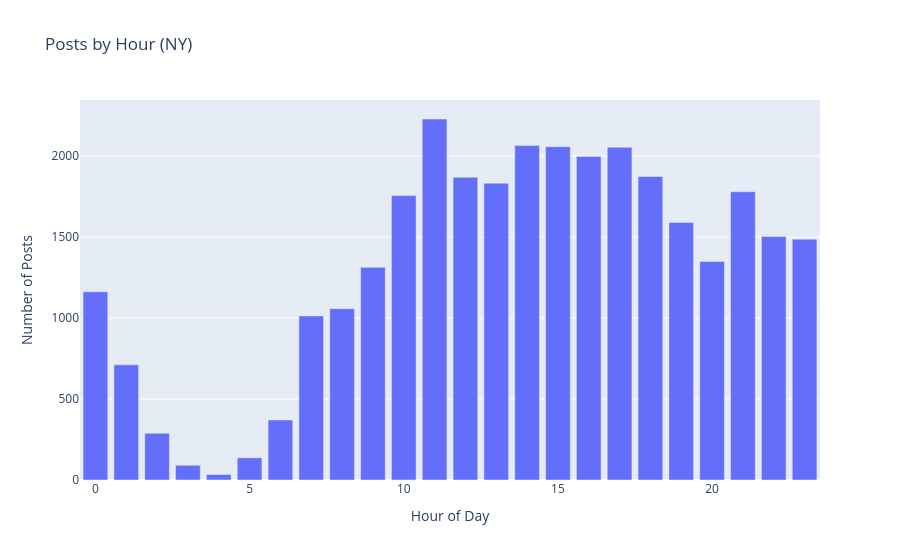

The notebook cell saved with this chart:
### Code cell
px.bar(
    posts_per_hour_ny,
    labels={"index": "Hour of Day", "value": "Number of Posts"},
    title="Posts by Hour (NY)",
).update_layout(showlegend=False)

### Figure 1 — Plotly figure (JSON) as saved in the notebook; plotly's stock layout.template omitted (floating-point values rounded to 4 significant figures)
{"data": [{"alignmentgroup": "True", "hovertemplate": "variable=created_hour_ny<br>Hour of Day=%{x}<br>Number of Posts=%{y}<extra></extra>", "legendgroup": "created_hour_ny", "marker": {"color": "#636efa", "pattern": {"shape": ""}}, "name": "created_hour_ny", "offsetgroup": "created_hour_ny", "orientation": "v", "showlegend": true, "textposition": "auto", "type": "bar", "x": [0, 1, 2, 3, 4, 5, 6, 7, 8, 9, 10, 11, 12, 13, 14, 15, 16, 17, 18, 19, 20, 21, 22, 23], "xaxis": "x", "y": [1162, 711, 288, 91, 34, 137, 371, 1013, 1058, 1313, 1756, 2229, 1869, 1833, 2066, 2058, 1998, 2055, 1874, 1590, 1349, 1780, 1503, 1487], "yaxis": "y"}], "layout": {"barmode": "relative", "legend": {"title": {"text": "variable"}, "tracegroupgap": 0}, "showlegend": false, "title": {"text": "Posts by Hour (NY)"}, "xaxis": {"anchor": "y", "domain": [0, 1], "title": {"text": "Hour of Day"}}, "yaxis": {"anchor": "x", "domain": [0, 1], "title": {"text": "Number of Posts"}}}}
